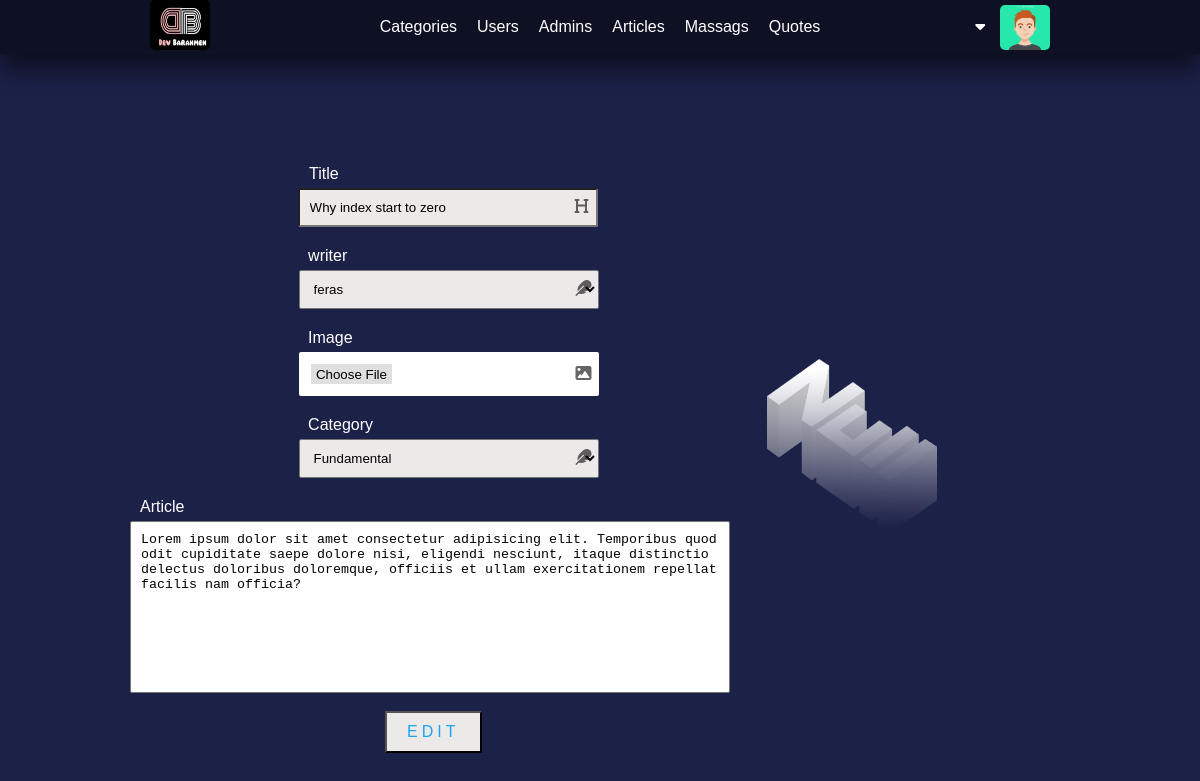
The page /admin/articles.php?articleAction=edit&IdArticle=6 (signed in) on the database as committed earlier.
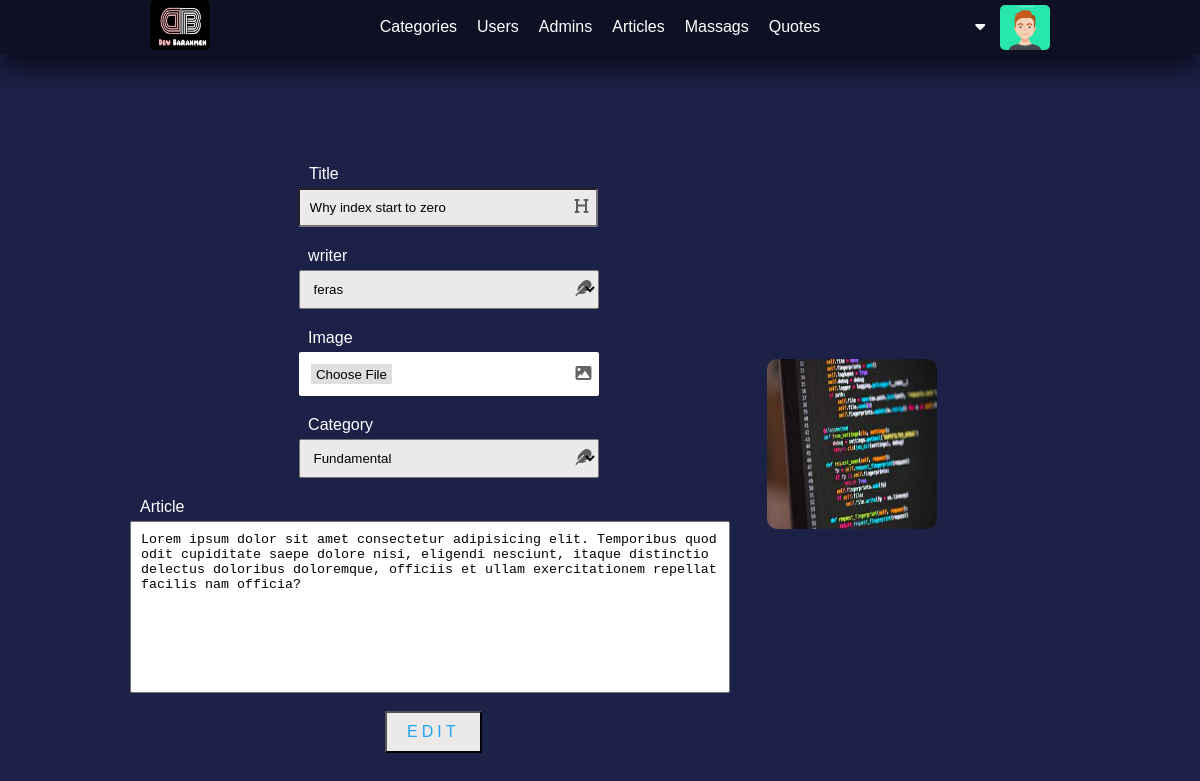
The same page on the database as committed later.
### tables this page shows
CREATE TABLE `articles` (
  `IdArticle` int(11) NOT NULL,
  `titleArticle` varchar(255) NOT NULL,
  `content` text NOT NULL,
  `excerpt` varchar(255) NOT NULL,
  `likes` int(11) NOT NULL DEFAULT 0,
  `loves` int(11) NOT NULL DEFAULT 0,
  `dislikes` int(11) NOT NULL DEFAULT 0,
  `saveds` int(11) NOT NULL DEFAULT 0,
  `imageName` varchar(255) DEFAULT NULL,
  `IdUser` int(11) NOT NULL,
  `categoryID` int(11) DEFAULT NULL,
  `additionDate` date NOT NULL
);

CREATE TABLE `categories` (
  `IdCategory` int(11) NOT NULL,
  `titleCategory` varchar(255) NOT NULL,
  `content` varchar(100) NOT NULL,
  `additionDate` date NOT NULL,
  `IDwriter` int(11) NOT NULL
);

### admin/include/templates/nav.php (called while the page is built, shortened)
<?php
    function NavStructer() {
        global $commfilesuploaded;
        ?>
                        <?php ShowImage::SetImg($commfilesuploaded.'users/', NameImag::GetNameImgFromDB('imageName', 'users', "Where IdUser = " .  $_COOKIE["IdUser"]), 'profile-pictuer') ?>
        <?php
    }
    NavStructer();

### commonBetweenBackFront/php/functions.php (called while the page is built, shortened)
        <?php
class Queries {
    public static function FromTable($filed='*', $table, $condition=NULL, $typeFetch = 'fetchAll', $ordered = null, $typeOrders = 'DESC', $limit = NULL) {
        global $db;
        if($ordered === null) {
            $stmt = $db->prepare("SELECT $filed FROM $table $condition $limit");
        } else {
            $stmt = $db->prepare("SELECT $filed FROM $table $condition ORDER BY $ordered $typeOrders $limit");
        }
        $stmt->execute();
        if ($typeFetch === 'fetchAll')
            $requerd = $stmt->fetchAll();
        elseif($typeFetch === 'fetch') {
            $requerd = $stmt->fetch();
        }
        return $requerd;
    }
}
class GetRequests {
    public static function IfGet() {
        if(! empty($_GET)) {
            return true;
        } else {
            return false;
        }
    }
    public static function GetValueGet($nameGet) {
        if (GetRequests::IfGet() && isset($_GET[$nameGet])) {
            return $_GET[$nameGet];
        }
    }
}

### admin/init.php (called while the page is built, shortened)
<?php
    include("config.php");
    $tpl            = 'include/templates/';
    $Fun            = 'include/functions/';
    $commfilesPHP   = '../commonBetweenBackFront/php/';
    include($Fun . 'backendFunctions.php');
    include($commfilesPHP. 'functions.php');
    include($commfilesPHP. 'images.php');
    include($tpl . 'header.php');
    if (!function_exists('SetNav')) {
        function SetNav() {
            global $tpl;
            include($tpl . 'nav.php');
        }
    }

### admin/articles.php (the view, shortened to what the changed rows need)
<?php
    include ('init.php');
    SetNav();
    function PrintCategories() {
        $data = Queries::FromTable("IdCategory, titleCategory", 'categories');
        ?>
        <?php
    }
        ?>
        <?php
    function EditStructer() {
        $IdArticle = GetRequests::GetValueGet('IdArticle');
        $info = Queries::FromTable("titleArticle, imageName, content, categoryID", 'articles', "WHERE IdArticle = " . $IdArticle, 'fetch');
        $catname  = Queries::FromTable("titleCategory", 'categories', "WHERE IdCategory = " . $info['categoryID'], 'fetch')['titleCategory'];
        ?>
            <div class="body-add-article">
                    <form action="articles.php?articleAction=edit&IdArticle=<?php echo $IdArticle ?>&update" method="POST" enctype="multipart/form-data">
                        <div class="">
                            <label for="title" class="label">Title</label>
                            <i class="fa-solid fa-heading"></i>
                            <input type="text" name="titleArticle" id="title"  value="<?php echo $info['titleArticle'] ?>"  placeholder="Title" class="input-edit-feild">
                        </div>
                        <div class="">
                            <label for="writer" class="label">writer</label>
                            <i class="fa-solid fa-feather"></i>
                            <select name="IdUser" id="writer" class="input-edit-feild">
                                <?php Printer::PrintWriters() ?>
                            </select>
                        </div>
                        <div class="">
                            <label for="img" class="label">Image</label>
                            <i class="fa-solid fa-image"></i>
                            <input type="file" name="imageName" id="img" class="input-edit-feild file">
                        </div>
                    <div class="">
                        <label for="categoryID" class="label">Category</label>
                        <i class="fa-solid fa-feather"></i>
                        <select name="categoryID" id="categoryID" class="input-edit-feild" required>
                            <option value="<?php echo $info['categoryID'] ?>"><?php echo $catname ?></option>
                            <?php PrintCategories() ?>
                        </select>
                    </div>
                        <div class="">
                            <label for="article" class="label">Article</label>
                            <textarea name="content" id="article"  cols="80" rows="10" class="input-edit-feild"><?php echo $info['content'] ?></textarea>
                        </div>
                        <input type="submit" name="submit" class="btn-submit" value="Edit">
                    </form>
            </div>
        <?php
    }
            ?>
        <?php
    function Controller() {
        switch (GetRequests::GetValueGet('articleAction')) {
            case 'edit':
                EditStructer();
                break;
        }
    }
    Controller();
    include ($tpl . 'footer.php');

### commonBetweenBackFront/php/images.php (shortened to what the changed rows need)
<?php
    class ShowImage {
        public static function SetImg($path, $nameImg, $class = NULL ) {
            global $commfilesImags;
            if ( ! empty ($nameImg)) {
                ?> <img src="<?php echo $path . $nameImg ?>" alt="Image" class="<?php echo $class ?>"> <?php
            } else {
                ?>  <img src="<?php echo $commfilesImags ?>/imagesProject/defaultImg.jpg" alt="Image" class="<?php echo $class ?>"> <?php
            }
        }
    }

Rows that differ between the two databases and show on the page:
changed articles "Why index start to zero": imageName: a different picture
